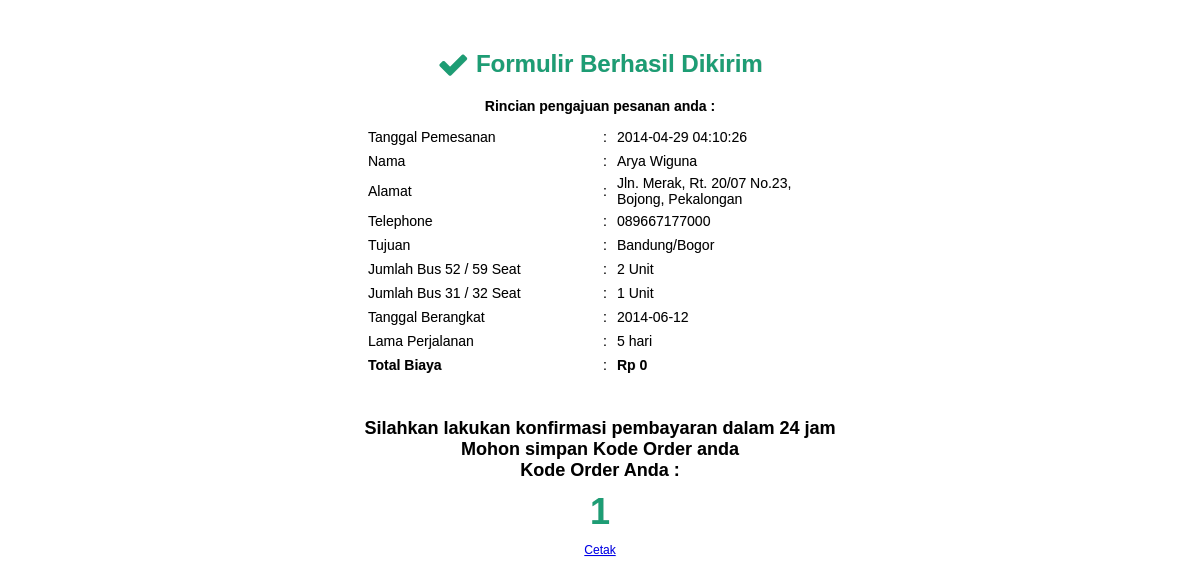
Screenshot of /_____Revisi/berhasil.php?kode_order=1 with the database file from the repository.
### tables this page shows
CREATE TABLE IF NOT EXISTS `order` (
  `id` int(10) NOT NULL AUTO_INCREMENT,
  `kode_order` int(10) NOT NULL,
  `tgl_order` timestamp NOT NULL DEFAULT CURRENT_TIMESTAMP,
  `pemesan` varchar(30) NOT NULL,
  `alamat` text NOT NULL,
  `tlp` varchar(12) NOT NULL,
  `tujuan` varchar(30) NOT NULL,
  `jml_bus_a` int(2) NOT NULL DEFAULT '0',
  `jml_bus_b` int(2) NOT NULL DEFAULT '0',
  `tgl_berangkat` date NOT NULL,
  `lama_pjln` int(2) NOT NULL DEFAULT '0',
  `total_biaya` int(12) DEFAULT '0',
  `konfirmasi` enum('Sudah','Belum') NOT NULL DEFAULT 'Belum',
  PRIMARY KEY (`id`),
  UNIQUE KEY `kode_pemesanan` (`kode_order`)
);

### _____Revisi/berhasil.php (the view, shortened to what this page needs)
<?php require_once('Connections/database.php'); ?>
<?php
if (!function_exists("GetSQLValueString")) {
function GetSQLValueString($theValue, $theType, $theDefinedValue = "", $theNotDefinedValue = "")
{
  $theValue = function_exists("mysql_real_escape_string") ? mysql_real_escape_string($theValue) : mysql_escape_string($theValue);
  switch ($theType) {
    case "text":
      $theValue = ($theValue != "") ? "'" . $theValue . "'" : "NULL";
      break;
    case "long":
    case "int":
      $theValue = ($theValue != "") ? intval($theValue) : "NULL";
      break;
  }
  return $theValue;
}
}
$kode = "-1";
if (isset($_GET['kode_order'])) {
  $kode = $_GET['kode_order'];
}
$query_sql = sprintf("SELECT * FROM `order` WHERE kode_order = %s", GetSQLValueString($kode, "int"));
$sql = mysql_query($query_sql, $database) or die(mysql_error());
$row_sql = mysql_fetch_assoc($sql);
$colname_sql2 = "-1";
$jml_a = "-1";
$jml_b = "-1";
$lama = "-1";
$kota = $_GET['kota'];
if ($colname_sql2 == "Lain") {
  $total = "3000000";
  $tujuan = $kota;
}else{
$query_sql2 = sprintf("SELECT * FROM harga_sewa WHERE tujuan = %s", GetSQLValueString($colname_sql2, "text"));
$sql2 = mysql_query($query_sql2, $database) or die(mysql_error());
$row_sql2 = mysql_fetch_assoc($sql2);
$total = (($jml_a * $row_sql2['seat_a'])+($jml_b * $row_sql2['seat_b']));
$tujuan = $row_sql['tujuan'];
}
?>
<!DOCTYPE html PUBLIC "-//W3C//DTD XHTML 1.0 Transitional//EN" "http://www.w3.org/TR/xhtml1/DTD/xhtml1-transitional.dtd">
<html xmlns="http://www.w3.org/1999/xhtml">
<head>
<link href="css/frame.css" rel="stylesheet" type="text/css" />
<link rel="stylesheet" href="css/assets/css/font-awesome.min.css">
</head>
<body>
<div class="induk">
    <div id="konten">
        <div style="text-align:center; font-size: 24px; font-weight: bold; color: #1d9d74; margin-top: 50px;">
            <span class="fa fa-check fa-lg"></span> Formulir Berhasil Dikirim
        </div>
        <div style="text-align:center; font-size: 14px; font-weight: bold; margin-top: 20px;">
            Rincian pengajuan pesanan anda :
        </div>
        <div style="text-align:center; font-size: 14px; margin: 10px auto;">
<table width="470" border="0" align="center">
              <tr>
                <td height="20" align="left" valign="middle">Tanggal Pemesanan</td>
                <td height="20" align="left" valign="middle">:</td>
                <td height="20" align="left" valign="middle"><?php echo $row_sql['tgl_order']; ?></td>
              </tr>
              <tr>
                <td width="231" height="20" align="left" valign="middle">Nama</td>
                <td width="10" height="20" align="left" valign="middle">:</td>
                <td width="215" height="20" align="left" valign="middle"><?php echo $row_sql['pemesan']; ?></td>
              </tr>
              <tr>
                <td height="20" align="left" valign="middle">Alamat</td>
                <td height="20" align="left" valign="middle">:</td>
                <td height="20" align="left" valign="middle"><?php echo $row_sql['alamat']; ?></td>
              </tr>
              <tr>
                <td height="20" align="left" valign="middle">Telephone</td>
                <td height="20" align="left" valign="middle">:</td>
                <td height="20" align="left" valign="middle"><?php echo $row_sql['tlp']; ?></td>
              </tr>
              <tr>
                <td height="20" align="left" valign="middle">Tujuan</td>
                <td height="20" align="left" valign="middle">:</td>
                <td height="20" align="left" valign="middle"><?php echo $tujuan; ?></td>
              </tr>
              <tr>
                <td height="20" align="left" valign="middle">Jumlah Bus 52 / 59 Seat</td>
                <td height="20" align="left" valign="middle">:</td>
                <td height="20" align="left" valign="middle"><?php echo $row_sql['jml_bus_a']; ?> Unit</td>
              </tr>
              <tr>
                <td height="20" align="left" valign="middle">Jumlah Bus 31 / 32 Seat</td>
                <td height="20" align="left" valign="middle">:</td>
                <td height="20" align="left" valign="middle"><?php echo $row_sql['jml_bus_b']; ?> Unit</td>
              </tr>
              <tr>
                <td height="20" align="left" valign="middle">Tanggal Berangkat</td>
                <td height="20" align="left" valign="middle">:</td>
                <td height="20" align="left" valign="middle"><?php echo $row_sql['tgl_berangkat']; ?></td>
              </tr>
              <tr>
                <td height="20" align="left" valign="middle">Lama Perjalanan</td>
                <td height="20" align="left" valign="middle">:</td>
                <td height="20" align="left" valign="middle"><?php echo $row_sql['lama_pjln']; ?> hari</td>
              </tr>
              <tr>
                <td height="20" align="left" valign="middle"><font style="font-weight: bold;">Total Biaya</font></td>
                <td height="20" align="left" valign="middle">:</td>
                <td height="20" align="left" valign="middle"><font style="font-weight: bold;">
                <?php $tampil=number_format($total,0,",",".");  echo 'Rp '. $tampil ?>
                </font></td>
              </tr>
            </table>
      </div>
		<div style="text-align:center; font-size: 18px; font-weight: bold; margin-top: 40px;">
            Silahkan lakukan konfirmasi pembayaran dalam 24 jam<br />
            Mohon simpan Kode Order anda<br />
            Kode Order Anda :
        </div>
        <div style="text-align:center; font-size: 36px; font-weight: bold; color: #1d9d74; margin-top: 10px;">
            <?php echo $kode ?>
        </div>
        <div style="text-align:center; margin-top: 10px;">
        <a href="cetak.php?kode_order=<?php echo $kode; ?>&&tujuan=<?php echo $colname_sql2; ?>&&jml_bus_a=<?php echo $jml_a; ?>&&jml_bus_b=<?php echo $jml_b; ?>
        &&lama_pjln=<?php echo $lama; ?>" target="_blank">Cetak</a></div>
    </div>
</div>
</body>
</html>

### css/frame.css (style rules this page uses)
.induk { margin: 0; font-family: Arial, Helvetica, sans-serif; text-shadow: .3px .3px .5px rgba(0,0,0,.2); font-size: 12px; width: 100%; padding-bottom: 100px; }

### rows the page displays
order: tgl_order "2014-04-29 04:10:26", pemesan "Arya Wiguna", alamat "Jln. Merak, Rt. 20/07 No.23, Bojong, Pekalongan", tlp "089667177000", tujuan "Bandung/Bogor", jml_bus_a "2", jml_bus_b "1", tgl_berangkat "2014-06-12", lama_pjln "5"

### other values shown
$tampil "0"
$kode "1"
